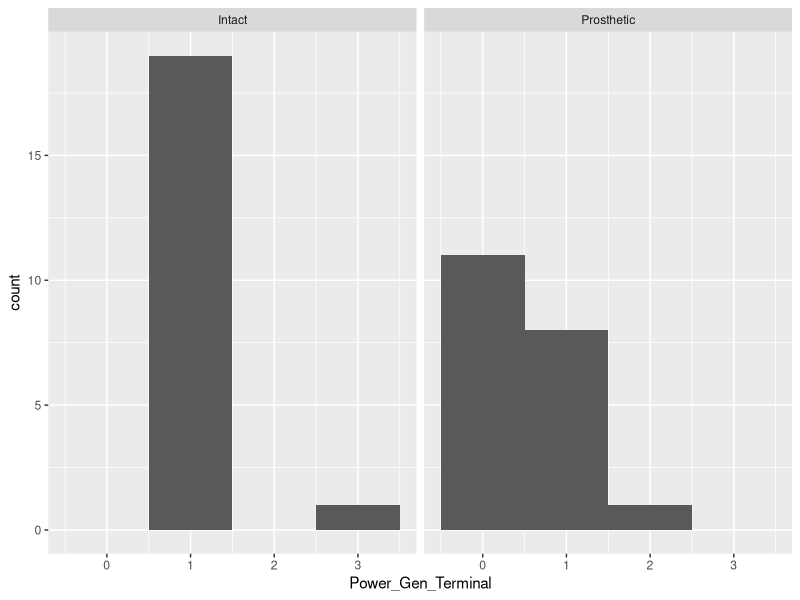
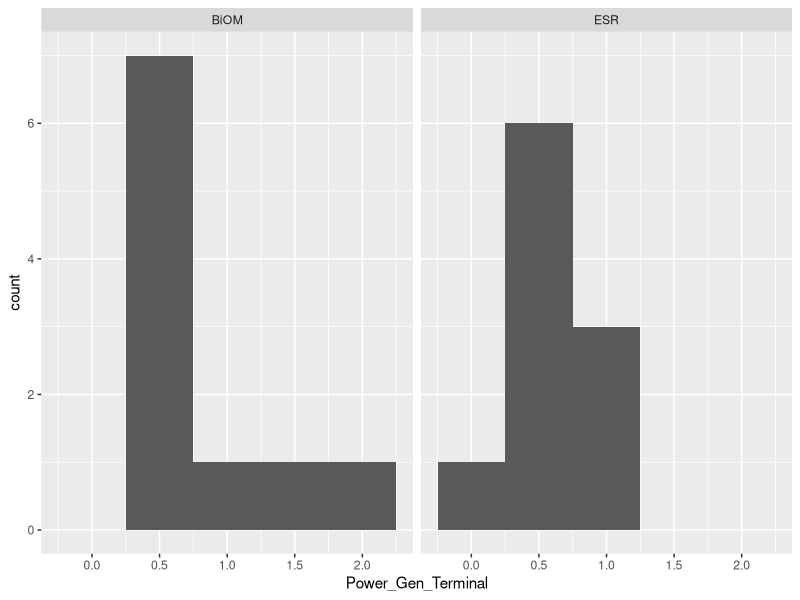

Reproduce these figures in R, in order.
## ---- chunk 1
# clear R's environment
rm(list = ls())

# upload the libraries that we will need for this analysis
library(ggplot2)
library(dplyr)
library(here)
library(ggfortify)
## ---- chunk 2
# import data set using read.csv() and stringsAsFactors = TRUE to import the categorical data as factors with levels that we can look at
DF <- read.csv(here("Data", "prosthetic_analysis.csv"), stringsAsFactors = TRUE)

# take an initial look at the structure of the data set
glimpse(DF)
## ---- chunk 3
# select the data that we want from the current data set
DF_refined <- DF %>% select(c("Subject", "Session", "Side", "Slope","Power.Gen...Preswing", "Power.Gen...Midstance", "Power.Gen...Terminal.stance", "Propulsion", "Braking", "Velocity" ))
## ---- chunk 4
# clean up the column headers
names(DF_refined) <- c("Subject", "Session", "Side", "Slope", "Power_Gen_Pre", "Power_Gen_Mid", "Power_Gen_Terminal", "Propulsion", "Braking", "Velocity")
## ---- chunk 5
# remove the calibration data
DF_refined <- DF_refined %>%
  filter(Side == "Prosthetic" | Side == "Intact")
## ---- chunk 6
# run a summary of the data to draw some basic stats and look for outliers
summary(DF_refined)
## ---- chunk 7
# make a histogram of the Power_Gen_Terminal
ggplot(DF_refined, aes(x = Power_Gen_Terminal))+
    geom_histogram(binwidth = 1)+
    facet_wrap(~Side)
## ---- chunk 8
# make a histogram of the Power_Gen_Terminal based on prosthetic type
ggplot(filter(DF_refined, Side == "Prosthetic"), aes(x = Power_Gen_Terminal))+
    geom_histogram(binwidth = 0.5)+
    facet_wrap(~Session)
